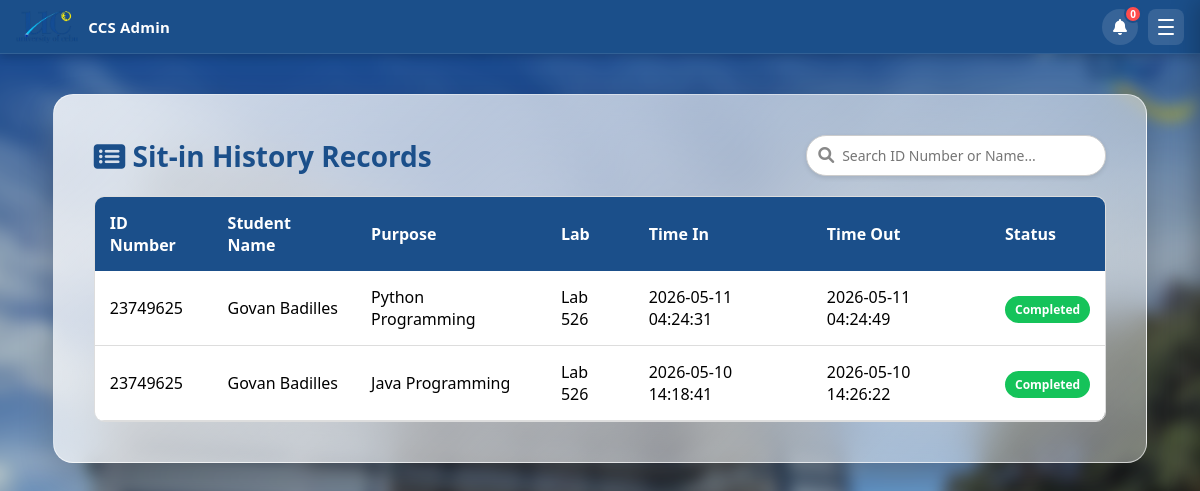
Page /history (signed in) on the earlier database version.
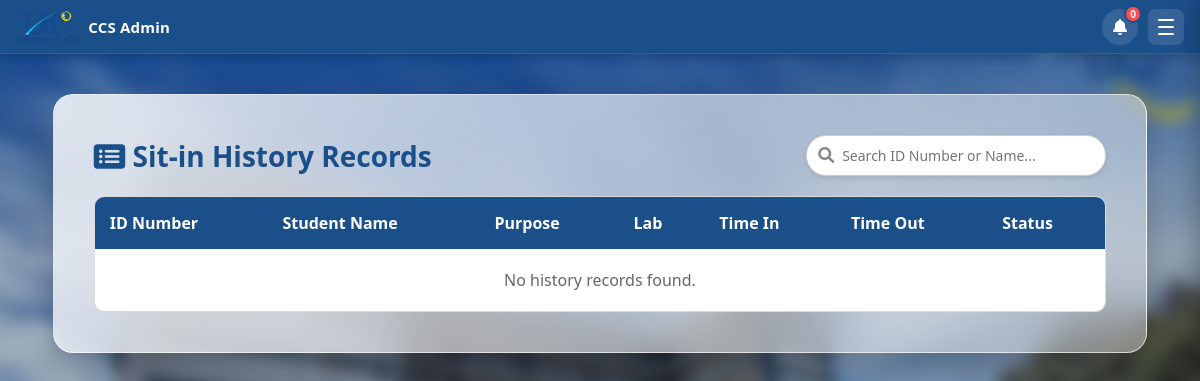
Same page on the later database version.
### tables this page shows
CREATE TABLE sitin_records (
            id INTEGER PRIMARY KEY AUTOINCREMENT,
            id_number TEXT NOT NULL,
            purpose TEXT,
            lab TEXT,
            time_in DATETIME DEFAULT CURRENT_TIMESTAMP,
            time_out DATETIME,
            status TEXT DEFAULT 'Active',
            feedback TEXT DEFAULT ''
        );

CREATE TABLE users (
            id INTEGER PRIMARY KEY AUTOINCREMENT,
            id_number TEXT UNIQUE NOT NULL,
            lastname TEXT NOT NULL,
            firstname TEXT NOT NULL,
            middlename TEXT,
            course_level TEXT,
            password TEXT NOT NULL,
            email TEXT,
            course TEXT,
            address TEXT,
            role TEXT DEFAULT 'student',
            remaining_sessions INTEGER DEFAULT 30,
            profile_pic TEXT DEFAULT 'default_profile.png'
        );

### app.py (the view)
@app.route('/history')
def history():
    if 'user_id' not in session or session.get('role') != 'admin':
        return redirect(url_for('home'))
    conn = get_db_connection()
    cursor = conn.cursor()
    records = cursor.execute('''
        SELECT s.*, u.firstname, u.lastname
        FROM sitin_records s
        JOIN users u ON s.id_number = u.id_number
        ORDER BY s.time_in DESC
    ''').fetchall()
    conn.close()
    return render_template('history.html', records=records)

### app.py (called while the page is built)
def get_db_connection():
    conn = sqlite3.connect('students.db')
    conn.row_factory = sqlite3.Row
    return conn

### templates/history.html (shortened to what this page needs)
<!DOCTYPE html>
<html lang="en">
<head>
    <link rel="stylesheet" href="{{ url_for('static', filename='style.css') }}">
    <link rel="stylesheet" href="{{ url_for('static', filename='admin.css') }}">
    <link rel="stylesheet" href="https://cdnjs.cloudflare.com/ajax/libs/font-awesome/6.0.0/css/all.min.css">
</head>
<body class="admin-page">
   <nav class="navbar">
        <div class="nav-left">
            <img src="{{ url_for('static', filename='images/uclogonav.png') }}" alt="UC Logo">
            <span class="nav-brand">CCS Admin</span>
        </div>
        <div class="nav-right">
            <div class="notif-wrapper" id="notifWrapper">
                <button class="notif-bell-btn" id="notifBellBtn" onclick="toggleNotifDropdown(event)" title="Notifications">
                    <i class="fas fa-bell"></i>
                    <span class="notif-badge" id="notifBadge" style="display:none;">0</span>
                </button>
            </div>
            <button class="hamburger-btn" id="hamburgerBtn" onclick="toggleSidebar()">
                <span></span><span></span><span></span>
            </button>
        </div>
    </nav>
    <div class="admin-container">
        <div class="admin-glass-card" style="width: 95%; max-width: 1400px; padding: 40px;">
            <div style="display: flex; justify-content: space-between; align-items: center; margin-bottom: 20px; flex-wrap: wrap; gap: 15px;">
                <h2 style="color: #1b4f8a; margin: 0;"><i class="fas fa-list-alt"></i> Sit-in History Records</h2>
                <div style="position: relative; width: 300px; max-width: 100%;">
                    <input type="text" id="searchHistory" onkeyup="filterHistory()" placeholder="Search ID Number or Name..."
                           style="width: 100%; padding: 10px 15px 10px 35px; border-radius: 20px; border: 1px solid #ccc; font-size: 14px; outline: none; box-sizing: border-box; box-shadow: 0 2px 5px rgba(0,0,0,0.1);">
                    <i class="fas fa-search" style="position: absolute; left: 12px; top: 12px; color: #888;"></i>
                </div>
            </div>
            <div class="table-container" style="max-height: 500px; overflow-y: auto; overflow-x: auto; border-radius: 10px; border: 1px solid #ddd; box-shadow: inset 0 0 10px rgba(0,0,0,0.05);">
                <table style="width: 100%; border-collapse: collapse; text-align: left; background: white;">
                    <thead style="background-color: #1b4f8a; color: white; position: sticky; top: 0; z-index: 1;">
                        <tr>
                            <th style="padding: 15px;">ID Number</th>
                            <th style="padding: 15px;">Student Name</th>
                            <th style="padding: 15px;">Purpose</th>
                            <th style="padding: 15px;">Lab</th>
                            <th style="padding: 15px;">Time In</th>
                            <th style="padding: 15px;">Time Out</th>
                            <th style="padding: 15px;">Status</th>
                        </tr>
                    </thead>
                    <tbody>
                        {% for row in records %}
                        <tr style="border-bottom: 1px solid #ddd;">
                            <td style="padding: 15px;">{{ row['id_number'] }}</td>
                            <td style="padding: 15px;">{{ row['firstname'] }} {{ row['lastname'] }}</td>
                            <td style="padding: 15px;">{{ row['purpose'] }}</td>
                            <td style="padding: 15px;">{{ row['lab'] }}</td>
                            <td style="padding: 15px;">{{ row['time_in'] }}</td>
                            <td style="padding: 15px;">{{ row['time_out'] if row['time_out'] else '---' }}</td>
                            <td style="padding: 15px;">
                                {% if row['status'] == 'Active' %}
                                    <span style="background: #ffc107; color: #000; padding: 5px 10px; border-radius: 15px; font-size: 12px; font-weight: bold;">Active</span>
                                {% else %}
                                    <span style="background: #15c35a; color: white; padding: 5px 10px; border-radius: 15px; font-size: 12px; font-weight: bold;">Completed</span>
                                {% endif %}
                            </td>
                        </tr>
                        {% else %}
                        <tr>
                            <td colspan="7" style="padding: 20px; text-align: center; color: #666;">No history records found.</td>
                        </tr>
                        {% endfor %}
                    </tbody>
                </table>
            </div>
        </div>
    </div>
</body>
</html>

### static/style.css (style rules this page uses)
* { box-sizing: border-box; margin: 0; padding: 0; font-family: 'Segoe UI', Tahoma, Geneva, Verdana, sans-serif; }
body { background-color: #EBEBEB; }
h2 { text-align: center; color: #333; margin-top: 10px; margin-bottom: 30px; font-size: 28px; font-weight: bold; }
.navbar { background-color: rgba(21, 76, 121, 0.95); padding: 15px 30px; display: flex; justify-content: space-between; align-items: center; color: white; box-shadow: 0 2px 5px rgba(0,0,0,0.2); position: fixed; top: 0; left: 0; width: 100% !important; z-index: 9999; }
body { padding-top: 80px; }

### static/admin.css (style rules this page uses)
body.admin-page { margin: 0; display: flex; flex-direction: column; position: relative; font-family: sans-serif; }
body.admin-page::before { content: ""; position: fixed; top: -20px; left: -20px; right: -20px; bottom: -20px; background-image: url('/static/images/ucbackground.jpg'); background-size: cover; background-position: center; background-repeat: no-repeat; filter: blur(8px) brightness(0.8); z-index: -1; }
.admin-container { flex: 1; display: flex; justify-content: center; align-items: flex-start; z-index: 1; padding: 40px 24px 50px; min-height: calc(100vh - 54px); box-sizing: border-box; }
.admin-glass-card { background: linear-gradient(135deg, rgba(255, 255, 255, 0.82), rgba(255, 255, 255, 0.35)); backdrop-filter: blur(20px); padding: 40px; width: 100%; max-width: 1100px; border-radius: 20px; box-shadow: 0 15px 35px rgba(0, 0, 0, 0.2); border: 1px solid rgba(255, 255, 255, 0.6); position: relative; text-align: center; }
.navbar { position: fixed; top: 0; left: 0; width: 100%; box-sizing: border-box; z-index: 9999; background: rgba(27, 79, 138, 0.85); backdrop-filter: blur(15px); border-bottom: 1px solid rgba(255, 255, 255, 0.1); display: flex; justify-content: space-between; align-items: center; padding: 15px 40px; }

### templates/history.html (style rules this page uses)
.notif-wrapper { position: relative; display: inline-flex; align-items: center; }
.notif-bell-btn { background: rgba(255,255,255,0.12); border: none; color: white; width: 36px; height: 36px; border-radius: 50%; cursor: pointer; font-size: 16px; display: flex; align-items: center; justify-content: center; position: relative; transition: background 0.2s, transform 0.2s; }
.notif-badge { position: absolute; top: -4px; right: -4px; background: #ff4c4c; color: white; font-size: 10px; font-weight: bold; min-width: 18px; height: 18px; border-radius: 9px; display: flex !important; align-items: center; justify-content: center; padding: 0 4px; border: 2px solid #1b4f8a; line-height: 1; animation: badgePop 0.3s ease; }
body.admin-page { padding-top: 0 !important; }
body.admin-page .navbar { position: sticky !important; top: 0 !important; }
.navbar { height: 54px; background: #1b4f8a; display: flex; align-items: center; justify-content: space-between; padding: 0 16px; position: sticky; top: 0; z-index: 1000; box-shadow: 0 2px 10px rgba(0,0,0,0.2); }
.nav-left { display: flex; align-items: center; gap: 10px; }
.nav-left img { height: 32px; width: auto; }
.nav-brand { color: white; font-size: 15px; font-weight: 600; letter-spacing: 0.2px; }
.nav-right { display: flex; align-items: center; gap: 10px; }
.hamburger-btn { width: 36px; height: 36px; border-radius: 8px; border: none; background: rgba(255,255,255,0.12); cursor: pointer; display: flex; flex-direction: column; align-items: center; justify-content: center; gap: 5px; transition: background 0.2s; flex-shrink: 0; }
.hamburger-btn span { display: block; width: 16px; height: 2px; background: white; border-radius: 2px; transition: all 0.28s cubic-bezier(0.4,0,0.2,1); }

Differences in the rows shown:
removed sitin_records: id_number "23749625", firstname "Govan", lastname "Badilles", purpose "Python Programming", lab "Lab 526", time_in "2026-05-11 04:24:31", time_out "2026-05-11 04:24:49", status "Completed"
removed sitin_records: id_number "23749625", firstname "Govan", lastname "Badilles", purpose "Java Programming", lab "Lab 526", time_in "2026-05-10 14:18:41", time_out "2026-05-10 14:26:22", status "Completed"
Other differences:
text now shown: "No history records found."
